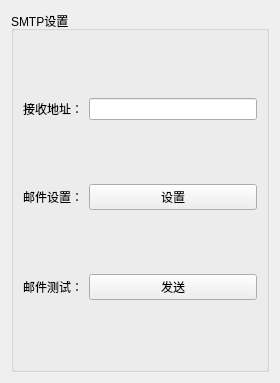
<?xml version="1.0" encoding="UTF-8"?>
<ui version="4.0">
 <class>EmailWid</class>
 <widget class="QWidget" name="EmailWid">
  <property name="geometry">
   <rect>
    <x>0</x>
    <y>0</y>
    <width>280</width>
    <height>383</height>
   </rect>
  </property>
  <property name="windowTitle">
   <string>Form</string>
  </property>
  <layout class="QVBoxLayout" name="verticalLayout">
   <item>
    <widget class="QGroupBox" name="groupBox">
     <property name="styleSheet">
      <string notr="true">QGroupBox{border:2px solid black;};</string>
     </property>
     <property name="title">
      <string>SMTP设置</string>
     </property>
     <layout class="QGridLayout" name="gridLayout">
      <item row="0" column="0">
       <widget class="QLabel" name="label">
        <property name="text">
         <string>接收地址：</string>
        </property>
       </widget>
      </item>
      <item row="0" column="1">
       <widget class="QLineEdit" name="lineEdit"/>
      </item>
      <item row="1" column="0">
       <widget class="QLabel" name="label_2">
        <property name="text">
         <string>邮件设置：</string>
        </property>
       </widget>
      </item>
      <item row="1" column="1">
       <widget class="QPushButton" name="setBtn">
        <property name="text">
         <string>设置</string>
        </property>
       </widget>
      </item>
      <item row="2" column="0">
       <widget class="QLabel" name="label_3">
        <property name="text">
         <string>邮件测试：</string>
        </property>
       </widget>
      </item>
      <item row="2" column="1">
       <widget class="QPushButton" name="sentBtn">
        <property name="text">
         <string>发送</string>
        </property>
       </widget>
      </item>
     </layout>
    </widget>
   </item>
  </layout>
 </widget>
 <resources/>
 <connections/>
</ui>
